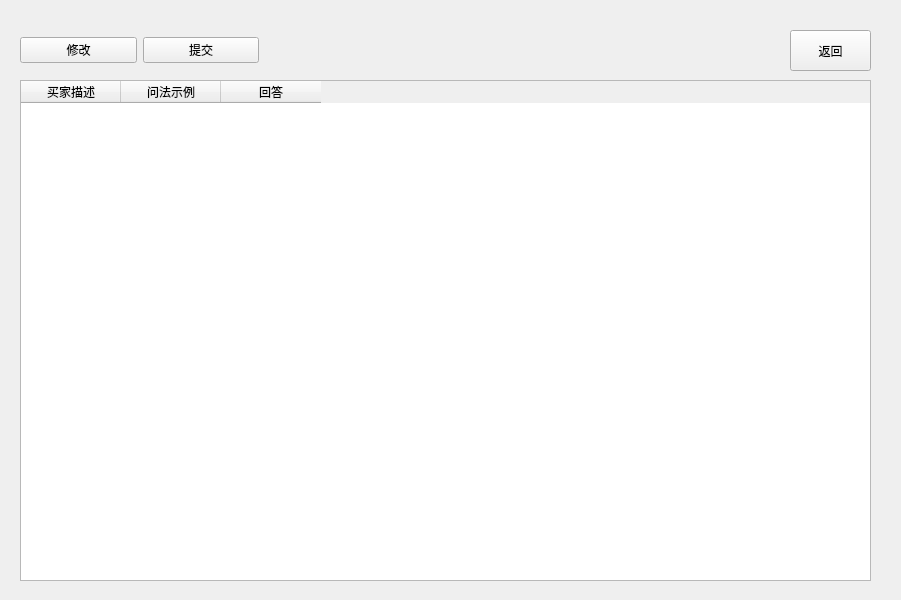
<?xml version="1.0" encoding="UTF-8"?>
<ui version="4.0">
 <class>Form</class>
 <widget class="QWidget" name="Form">
  <property name="geometry">
   <rect>
    <x>0</x>
    <y>0</y>
    <width>901</width>
    <height>600</height>
   </rect>
  </property>
  <property name="windowTitle">
   <string>Form</string>
  </property>
  <widget class="QWidget" name="horizontalLayoutWidget">
   <property name="geometry">
    <rect>
     <x>20</x>
     <y>30</y>
     <width>239</width>
     <height>41</height>
    </rect>
   </property>
   <layout class="QHBoxLayout" name="horizontalLayout">
    <item>
     <widget class="QPushButton" name="pushButton">
      <property name="text">
       <string>修改</string>
      </property>
     </widget>
    </item>
    <item>
     <widget class="QPushButton" name="pushButton_2">
      <property name="text">
       <string>提交</string>
      </property>
     </widget>
    </item>
   </layout>
  </widget>
  <widget class="QPushButton" name="pushButton_4">
   <property name="geometry">
    <rect>
     <x>790</x>
     <y>30</y>
     <width>81</width>
     <height>41</height>
    </rect>
   </property>
   <property name="text">
    <string>返回</string>
   </property>
  </widget>
  <widget class="QTableWidget" name="tableWidget">
   <property name="geometry">
    <rect>
     <x>20</x>
     <y>80</y>
     <width>851</width>
     <height>501</height>
    </rect>
   </property>
   <property name="sizeAdjustPolicy">
    <enum>QAbstractScrollArea::AdjustToContents</enum>
   </property>
   <property name="selectionBehavior">
    <enum>QAbstractItemView::SelectRows</enum>
   </property>
   <property name="gridStyle">
    <enum>Qt::DashLine</enum>
   </property>
   <attribute name="horizontalHeaderMinimumSectionSize">
    <number>100</number>
   </attribute>
   <column>
    <property name="text">
     <string>买家描述</string>
    </property>
   </column>
   <column>
    <property name="text">
     <string>问法示例</string>
    </property>
   </column>
   <column>
    <property name="text">
     <string>回答</string>
    </property>
   </column>
  </widget>
 </widget>
 <resources/>
 <connections/>
</ui>
